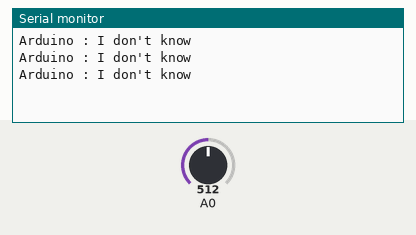
A sketch run on a simulated Arduino Uno, built with avr-gcc and run on an emulated ATmega328P. On the bench: the last lines printed to the serial monitor. Inputs (shaded band) come from the test bench; at power-on: A0 = 512.

Above: at 1.3 s.
1.4 s: A0 set to 624
At 1.9 s:
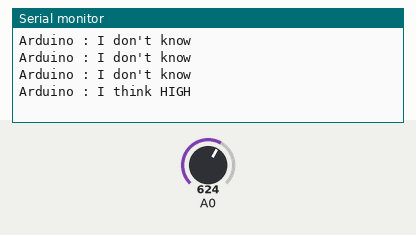
3.5 s: A0 set to 306
At 3.9 s:
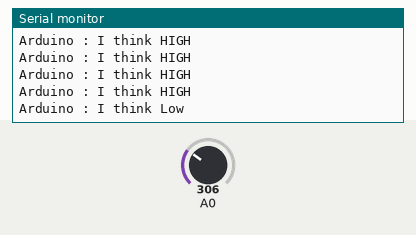

The sketch:

ch4_1_1_variable2.ino
```cpp
void setup() {
  // put your setup code here, to run once:
  Serial.begin(9600);
}

void loop() {
  // put your main code here, to run repeatedly:
  int val = analogRead(A0);

  if(val >614){
    Serial.println("Arduino : I think HIGH");
  } else if(val < 614 && val >307){
    Serial.println("Arduino : I don't know");
  } else if(val <307){
    Serial.println("Arduino : I think Low");
  }
  delay(500);
}
```

Measured:
- after the input at 1.4 s, the serial monitor: prints a new line after 0.10 s (image 1)
- after the input at 3.5 s, the serial monitor: prints a new line at once (image 2)
